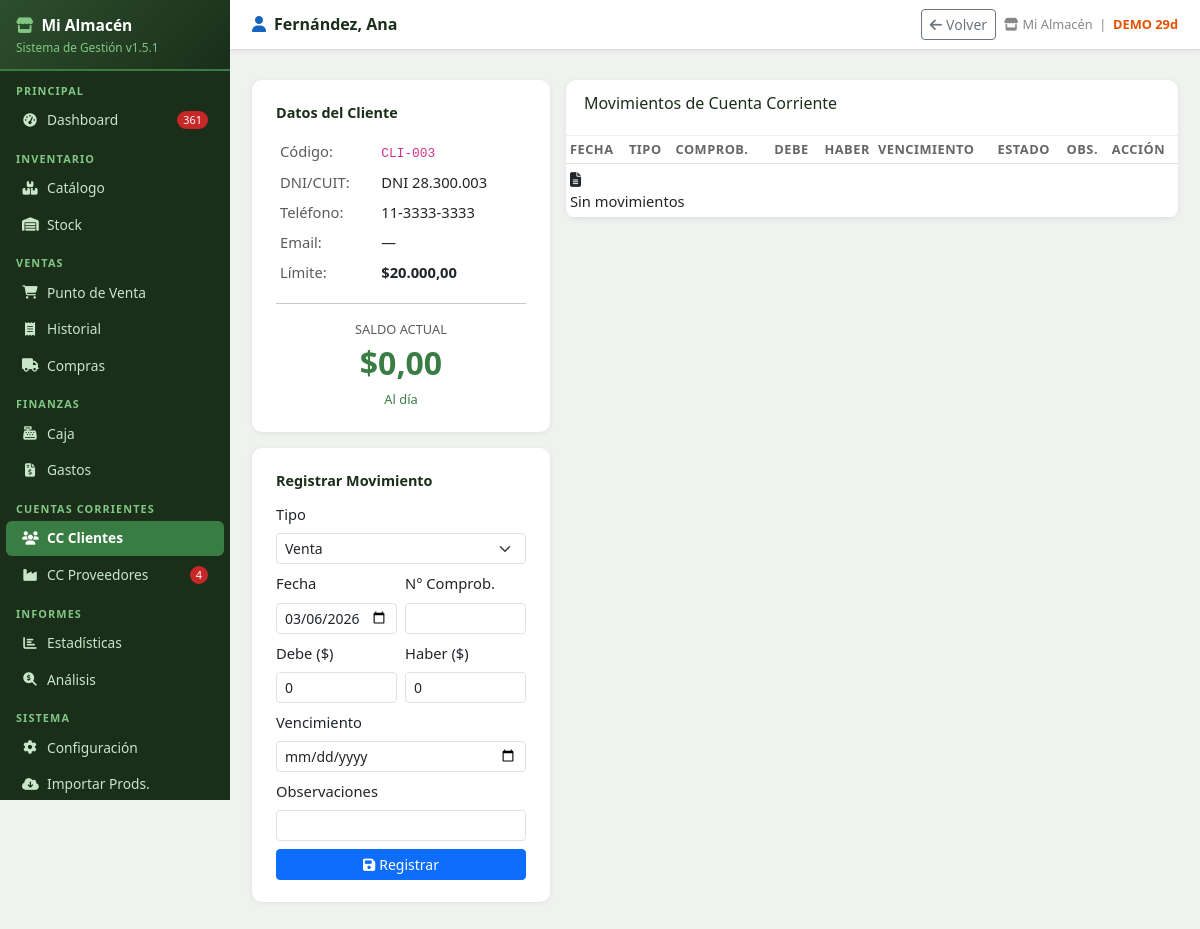
Page /cc_clientes/3 (signed in) on the committed database.
### tables this page shows
CREATE TABLE config (
            clave TEXT PRIMARY KEY,
            valor TEXT
        );

CREATE TABLE clientes (
            id INTEGER PRIMARY KEY AUTOINCREMENT,
            codigo TEXT UNIQUE,
            nombre TEXT NOT NULL,
            dni_cuit TEXT DEFAULT '',
            telefono TEXT DEFAULT '',
            email TEXT DEFAULT '',
            limite_credito REAL DEFAULT 0,
            activo INTEGER DEFAULT 1
        );

### app.py (the view)
@app.route('/cc_clientes/<int:cid>')
@login_required
def cc_cliente_detalle(cid):
    cliente = db.get_cliente(cid)
    movs = db.get_cc_movimientos(cid)
    saldo = db.get_saldo_cliente(cid)
    return render_template('cc_cliente_detalle.html', cliente=cliente, movs=movs, saldo=saldo)

### app.py (called while the page is built)
def login_required(f):
    @wraps(f)
    def decorated(*args, **kwargs):
        if 'user' not in session:
            flash('⚠ Debés iniciar sesión para acceder.', 'warning')
            return redirect(url_for('login', next=request.path))
        return f(*args, **kwargs)
    return decorated

@app.before_request
def before():
    global _scheduler_started
    db.init_db()
    if not _scheduler_started:
        _scheduler_started = True
        iniciar_backup_scheduler()
    public = {'/login', '/static'}
    if any(request.path.startswith(p) for p in public):
        return
    if request.path == '/favicon.ico':
        return
    if 'user' in session:
        try:
            inv_at = db.get_config().get('sessions_invalidated_at', '')
            login_at = session.get('login_date', '')
            if inv_at and login_at and login_at < inv_at:
                session.clear()
        except Exception:
            pass
    if 'user' not in session and request.endpoint not in ('login', 'apagar_rapido', 'static', None):
        return redirect(url_for('login', next=request.path))

def fmt_ars(v):
    try:
        return f"${float(v):,.2f}".replace(',','X').replace('.',',').replace('X','.')
    except:
        return "$0,00"

### database.py (called while the page is built, shortened)
def get_conn():
    conn = sqlite3.connect(DB_PATH)
    conn.row_factory = sqlite3.Row
    conn.execute("PRAGMA foreign_keys = ON")
    return conn

def q(sql, params=(), fetchall=True, fetchone=False, commit=False):
    conn = get_conn()
    try:
        c = conn.cursor()
        c.execute(sql, params)
        if commit:
            conn.commit()
            return c.lastrowid
        if fetchone:
            return c.fetchone()
        if fetchall:
            return c.fetchall()
    finally:
        conn.close()

def init_db():
    global _db_initialized
    if _db_initialized:
        return

def get_config():
    rows = q("SELECT clave, valor FROM config")
    return {r['clave']: r['valor'] for r in rows}

def get_cliente(cid):
    return q("SELECT * FROM clientes WHERE id=?", (cid,), fetchone=True)

def get_saldo_cliente(cid):
    r = q("SELECT COALESCE(SUM(debe),0)-COALESCE(SUM(haber),0) as saldo FROM cc_clientes_mov WHERE cliente_id=?",
          (cid,), fetchone=True)
    return r['saldo'] if r else 0

def get_cc_movimientos(cliente_id):
    return q("SELECT * FROM cc_clientes_mov WHERE cliente_id=? ORDER BY fecha DESC, id DESC", (cliente_id,))

### templates/cc_cliente_detalle.html (shortened to what this page needs)
{% extends 'base.html' %}
{% block page_title %}<i class="fas fa-user me-2" style="color:#1565c0"></i>{{ cliente.nombre }}{% endblock %}
{% block topbar_actions %}
<a href="/cc_clientes" class="btn btn-outline-secondary btn-sm"><i class="fas fa-arrow-left me-1"></i>Volver</a>
{% endblock %}
{% block content %}
<div class="row g-3">
  <div class="col-lg-4">
    <div class="form-card mb-3">
      <div class="section-title">Datos del Cliente</div>
      <table class="table table-sm table-borderless mb-0">
        <tr><td class="text-muted">Código:</td><td><code>{{ cliente.codigo }}</code></td></tr>
        <tr><td class="text-muted">DNI/CUIT:</td><td>{{ cliente.dni_cuit or '—' }}</td></tr>
        <tr><td class="text-muted">Teléfono:</td><td>{{ cliente.telefono or '—' }}</td></tr>
        <tr><td class="text-muted">Email:</td><td>{{ cliente.email or '—' }}</td></tr>
        <tr><td class="text-muted">Límite:</td><td class="fw-bold">{{ fmt_ars(cliente.limite_credito) }}</td></tr>
      </table>
      <hr>
      <div class="text-center">
        <div class="text-muted" style="font-size:.8rem">SALDO ACTUAL</div>
        <div class="fw-bold fs-2 {% if saldo > 0 %}text-danger{% else %}text-success{% endif %}">
          {{ fmt_ars(saldo) }}
        </div>
        {% if saldo > 0 %}<small class="text-danger">Debe</small>{% else %}<small class="text-success">Al día</small>{% endif %}
      </div>
    </div>
    <div class="form-card">
      <div class="section-title">Registrar Movimiento</div>
      <form method="post" action="/cc_clientes/{{ cliente.id }}/mov">
        <div class="row g-2">
          <div class="col-12">
            <label class="form-label">Tipo</label>
            <select name="tipo" class="form-select form-select-sm">
              <option>Venta</option>
            </select>
          </div>
          <div class="col-6">
            <label class="form-label">Fecha</label>
            <input type="date" name="fecha" class="form-control form-control-sm" value="{{ today() }}">
          </div>
          <div class="col-6">
            <label class="form-label">N° Comprob.</label>
            <input type="text" name="numero_comprobante" class="form-control form-control-sm">
          </div>
          <div class="col-6">
            <label class="form-label">Debe ($)</label>
            <input type="number" name="debe" class="form-control form-control-sm" value="0" min="0" step="0.01">
          </div>
          <div class="col-6">
            <label class="form-label">Haber ($)</label>
            <input type="number" name="haber" class="form-control form-control-sm" value="0" min="0" step="0.01">
          </div>
          <div class="col-12">
            <label class="form-label">Vencimiento</label>
            <input type="date" name="vencimiento" class="form-control form-control-sm">
          </div>
          <div class="col-12">
            <label class="form-label">Observaciones</label>
            <input type="text" name="observaciones" class="form-control form-control-sm">
          </div>
          <div class="col-12">
            <button class="btn btn-primary btn-sm w-100">
              <i class="fas fa-save me-1"></i>Registrar
            </button>
          </div>
        </div>
      </form>
    </div>
  </div>
  <div class="col-lg-8">
    <div class="table-card">
      <div class="tc-header"><h6>Movimientos de Cuenta Corriente</h6></div>
      <div class="table-responsive">
        <table class="table table-sm mb-0">
          <thead>
            <tr><th>Fecha</th><th>Tipo</th><th>Comprob.</th>
            <th class="text-end">Debe</th><th class="text-end">Haber</th>
            <th>Vencimiento</th><th>Estado</th><th>Obs.</th><th>Acción</th></tr>
          </thead>
          <tbody>
          {% set saldo_acum = namespace(val=0) %}
          {% for m in movs %}
            {% set saldo_acum.val = saldo_acum.val + m.debe - m.haber %}
            <tr>
              <td>{{ m.fecha }}</td>
              <td><span class="badge {% if m.tipo=='Venta' %}bg-danger{% elif m.tipo=='Pago' %}bg-success{% else %}bg-secondary{% endif %}">{{ m.tipo }}</span></td>
              <td><code>{{ m.numero_comprobante or '—' }}</code></td>
              <td class="text-end text-danger">{{ fmt_ars(m.debe) if m.debe else '—' }}</td>
              <td class="text-end text-success">{{ fmt_ars(m.haber) if m.haber else '—' }}</td>
              <td>
                {% if m.vencimiento %}
                  <span class="{% if m.vencimiento < today() %}text-danger fw-bold{% endif %}">{{ m.vencimiento }}</span>
                {% else %}—{% endif %}
              </td>
              <td>
                {% if m.vencimiento and m.vencimiento < today() and m.debe > m.haber %}
                  <span class="badge bg-danger">VENCIDO</span>
                {% elif m.vencimiento and m.vencimiento < today()|string + '30' %}
                  <span class="badge bg-warning text-dark">Por vencer</span>
                {% else %}—{% endif %}
              </td>
              <td><small>{{ m.observaciones or '' }}</small></td>
              <td>
                <form method="post" action="/cc_clientes/{{ m.id }}/mov/eliminar" class="d-inline"
                      onsubmit="return confirm('¿Eliminar este movimiento?')">
                  <input type="hidden" name="cliente_id" value="{{ cliente.id }}">
                  <button type="submit" class="btn btn-xs btn-outline-danger" style="font-size:.7rem;padding:2px 5px">
                    <i class="fas fa-trash"></i>
                  </button>
                </form>
              </td>
            </tr>
          {% else %}
            <tr><td colspan="9" class="empty-state"><i class="fas fa-file-alt"></i><br>Sin movimientos</td></tr>
          {% endfor %}
          </tbody>
        </table>
      </div>
    </div>
  </div>
</div>
{% endblock %}

### templates/base.html (shortened to what this page needs)
<!DOCTYPE html>
<html lang="es">
<head>
<link href="https://cdn.jsdelivr.net/npm/bootstrap@5.3.0/dist/css/bootstrap.min.css" rel="stylesheet">
<link href="https://cdnjs.cloudflare.com/ajax/libs/font-awesome/6.4.0/css/all.min.css" rel="stylesheet">
</head>
<body>
<div id="sidebar">
  <div class="logo">
    <h5><i class="fas fa-store me-2" style="color:#81c784"></i>{{ cfg_nombre or 'Mi Almacén' }}</h5>
    <small>Sistema de Gestión v{{ app_version }}</small>
  </div>
  <div class="nav-label">Principal</div>
  <a href="/" class="nav-link {% if request.path == '/' %}active{% endif %}">
    <i class="fas fa-tachometer-alt"></i> Dashboard
    {% if alertas_sidebar and (alertas_sidebar.sin_stock + alertas_sidebar.critico) > 0 %}
      <span class="badge-alert">{{ alertas_sidebar.sin_stock + alertas_sidebar.critico }}</span>
    {% endif %}
  </a>
  <div class="nav-label">Inventario</div>
  <a href="/productos" class="nav-link {% if '/productos' in request.path and '/importar' not in request.path %}active{% endif %}">
    <i class="fas fa-boxes"></i> Catálogo
  </a>
  <a href="/stock" class="nav-link {% if '/stock' in request.path %}active{% endif %}">
    <i class="fas fa-warehouse"></i> Stock
  </a>
  <div class="nav-label">Ventas</div>
  <a href="/punto_venta" class="nav-link {% if '/punto_venta' in request.path %}active{% endif %}">
    <i class="fas fa-shopping-cart"></i> Punto de Venta
  </a>
  <a href="/historial" class="nav-link {% if '/historial' in request.path %}active{% endif %}">
    <i class="fas fa-receipt"></i> Historial
  </a>
  <a href="/compras" class="nav-link {% if '/compras' in request.path %}active{% endif %}">
    <i class="fas fa-truck"></i> Compras
  </a>
  <div class="nav-label">Finanzas</div>
  <a href="/caja" class="nav-link {% if '/caja' in request.path %}active{% endif %}">
    <i class="fas fa-cash-register"></i> Caja
  </a>
  <a href="/gastos" class="nav-link {% if '/gastos' in request.path %}active{% endif %}">
    <i class="fas fa-file-invoice-dollar"></i> Gastos
  </a>
  <div class="nav-label">Cuentas Corrientes</div>
  <a href="/cc_clientes" class="nav-link {% if '/cc_clientes' in request.path %}active{% endif %}">
    <i class="fas fa-users"></i> CC Clientes
  </a>
  <a href="/cc_proveedores" class="nav-link {% if '/cc_proveedores' in request.path %}active{% endif %}">
    <i class="fas fa-industry"></i> CC Proveedores
    {% if alertas_sidebar and alertas_sidebar.facturas_por_vencer > 0 %}
      <span class="badge-alert">{{ alertas_sidebar.facturas_por_vencer }}</span>
    {% endif %}
  </a>
  <div class="nav-label">Informes</div>
  <a href="/estadisticas" class="nav-link {% if '/estadisticas' in request.path %}active{% endif %}">
    <i class="fas fa-chart-bar"></i> Estadísticas
  </a>
  <a href="/analisis" class="nav-link {% if '/analisis' in request.path %}active{% endif %}">
    <i class="fas fa-search-dollar"></i> Análisis
  </a>
  <div class="nav-label">Sistema</div>
  <a href="/config" class="nav-link {% if request.path == '/config' %}active{% endif %}">
    <i class="fas fa-cog"></i> Configuración
  </a>
  <a href="/productos/importar" class="nav-link {% if '/importar' in request.path %}active{% endif %}">
    <i class="fas fa-cloud-download-alt"></i> Importar Prods.
  </a>
</div>
<div id="main">
  <div class="topbar">
    <h4>{% block page_title %}Dashboard{% endblock %}</h4>
    <div class="tb-actions">
      {% block topbar_actions %}{% endblock %}
      <span class="meta">
        <i class="fas fa-store me-1"></i>{{ cfg_nombre or 'Mi Almacén' }}
        &nbsp;|&nbsp;
        {% if demo_status and demo_status.demo and not demo_status.vencido %}
          <span style="color:#e65100;font-weight:600;">DEMO {{ demo_status.dias_restantes }}d</span>
        {% elif demo_status and not demo_status.demo %}
          <span style="color:#2e7d32;font-weight:600;"><i class="fas fa-check-circle"></i> Licenciado</span>
        {% endif %}
      </span>
    </div>
  </div>
  <div class="px-3 pt-2">
  </div>
  <div class="content">
    {% block content %}{% endblock %}
  </div>
</div>
</body>
</html>

### rows in the picture
config: valor "Mi Almacén"
clientes: nombre "Fernández, Ana", codigo "CLI-003", dni_cuit "DNI 28.300.003", telefono "11-3333-3333", email "—", limite_credito "$20.000,00"

### other values in the picture
{{ app_version }} "1.5.1"
{{ alertas_sidebar.sin_stock + alertas_sidebar.critico }} "361"
{{ alertas_sidebar.facturas_por_vencer }} "4"
{{ demo_status.dias_restantes }} "29"
{{ fmt_ars(saldo) }} "$0,00"
